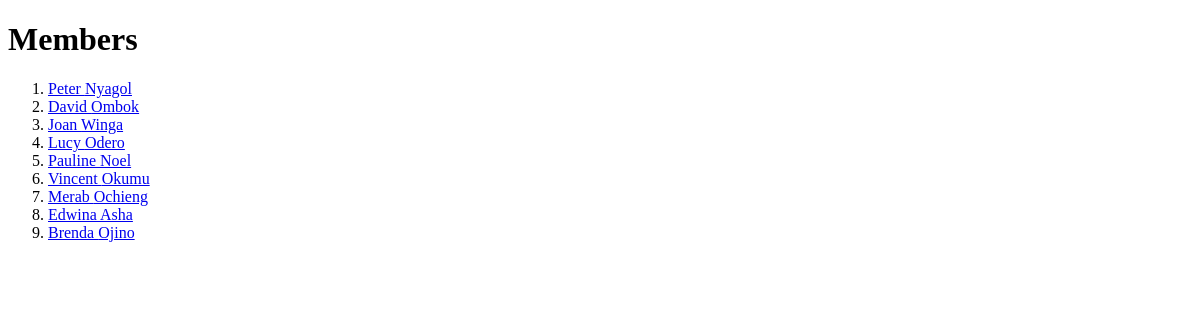
The app's page /nyagol/members/, older data.
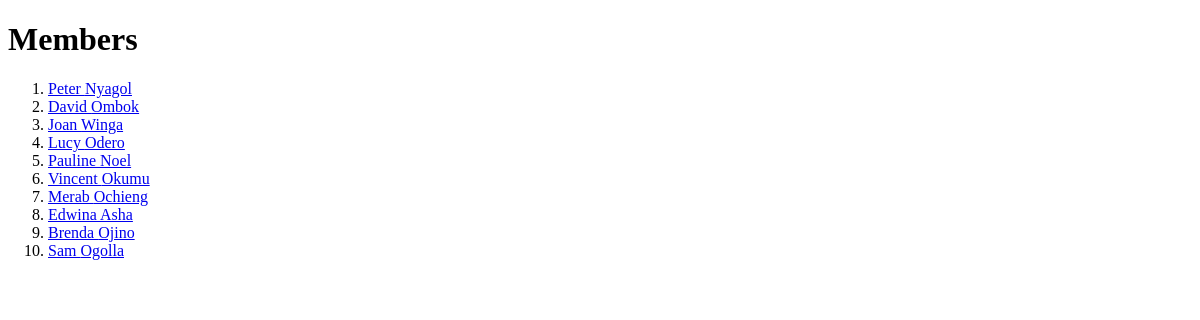
The same page, newer data.
### nyagol/models.py (models this page shows)
class Member (models.Model):
    firstname = models.CharField(max_length=255)
    lastname = models.CharField(max_length=255)
    contact = models.IntegerField(null=True)
    joined_date = models.DateTimeField(null=True)

### nyagol/views.py (the view)
def members(request):
  mymembers = Member.objects.all().values()
  template = loader.get_template('all_members.html')
  context = {
    'mymembers': mymembers,
  }
  return HttpResponse(template.render(context, request))

### nyagol/templates/all_members.html (shortened to what this page needs)
{% extends "master.html" %}
{% block content %}
  <h1>Members</h1>
<ol>
  {% for x in mymembers %}
    <li><a href="details/{{ x.id }}">{{ x.firstname }} {{ x.lastname }}</a></li>
  {% endfor %}
</ol>
</body>
</html>
{% endblock %}

Row changes from the older to the newer data that the page shows:
added Member: firstname "Sam", lastname "Ogolla"
